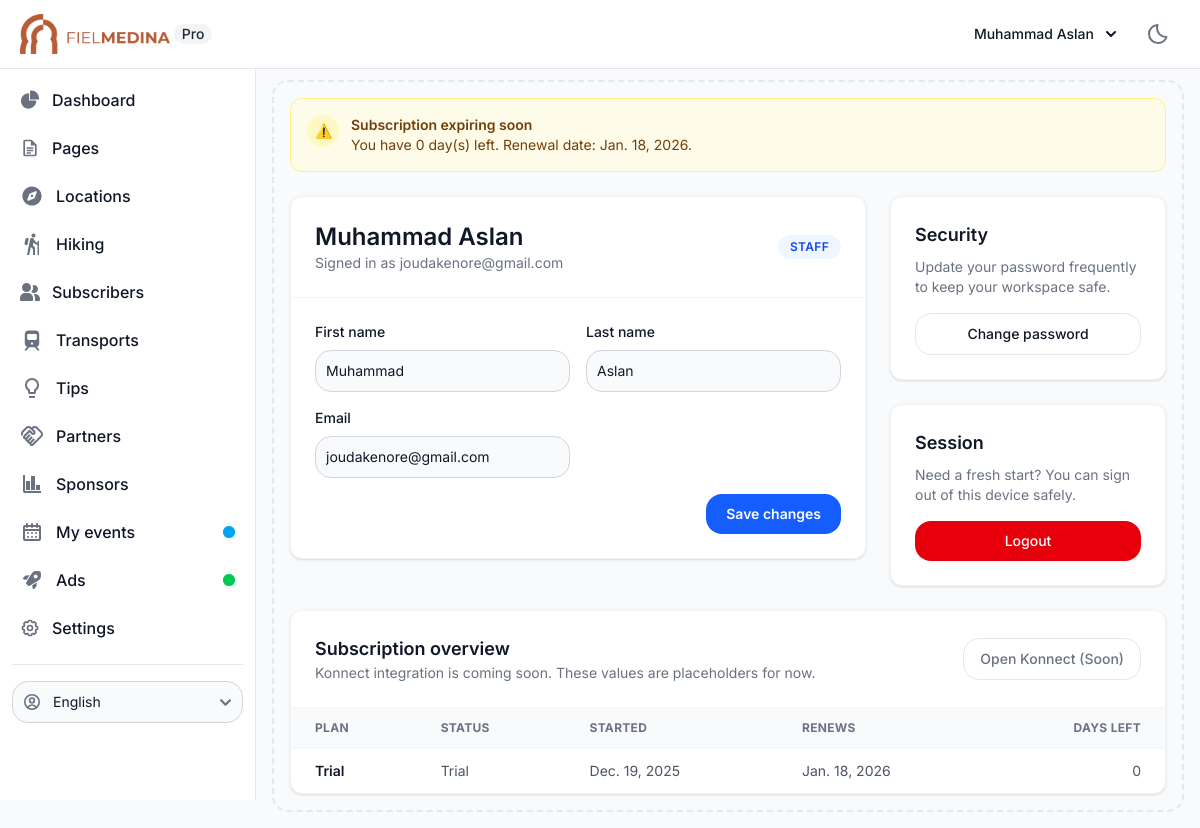
Screenshot of /auth/settings/ (signed in) with the database file from the repository.
### shared/models.py (models this page shows, shortened)
class UserProfile(models.Model):
    class UserType(models.TextChoices):
        STAFF = "staff", _("Staff")
        CLIENT_PARTNER = "client_partner", _("Client / Partners")
    user = models.OneToOneField(
        User,
        on_delete=models.CASCADE,
        related_name="profile",
    )
    user_type = models.CharField(
        max_length=32, choices=UserType.choices, default=UserType.CLIENT_PARTNER
    )
    subscription_plan = models.CharField(
        max_length=100,
        blank=True,
        default="Trial",
        help_text=_("Placeholder until Konnect subscription is attached."),
    )
    subscription_status = models.CharField(
        max_length=32,
        blank=True,
        default="trial",
    )
    subscription_started_at = models.DateField(null=True, blank=True)
    subscription_renews_at = models.DateField(null=True, blank=True)
    created_at = models.DateTimeField(auto_now_add=True)
    updated_at = models.DateTimeField(auto_now=True)
    class Meta:
        verbose_name = _("User profile")
        verbose_name_plural = _("User profiles")
    @property
    def subscription_days_left(self):
        if not self.subscription_renews_at:
            return None
        return (self.subscription_renews_at - timezone.now().date()).days
    @property
    def is_subscription_expiring(self) -> bool:
        days_left = self.subscription_days_left
        return days_left is not None and days_left <= 7
    @property
    def subscription_status_label(self) -> str:
        mapping = {
            "trial": _("Trial"),
            "active": _("Active"),
            "grace": _("Grace period"),
            "expired": _("Expired"),
        }
        key = (self.subscription_status or "").lower()
        return mapping.get(key, key.capitalize() or _("Pending"))

### shared/views.py (the view, shortened to what this page needs)
# urls.py: path("auth/settings/", SettingView.as_view(), name="settings"),
class SettingView(LoginRequiredMixin, TemplateView):
    template_name = "guard/auth/settings.html"
    def get(self, request, *args, **kwargs):
        return self.render_to_response(self.get_context_data())
    def get_context_data(self, **kwargs):
        context = super().get_context_data(**kwargs)
        profile = getattr(self.request.user, "profile", None)
        context["user_profile"] = profile
        context["profile_form"] = kwargs.get("form") or ProfileUpdateForm(
            instance=self.request.user
        )
        context["subscription_rows"] = self._build_subscription_rows(profile)
        context["subscription_alert"] = self._build_subscription_alert(profile)
        return context
    def _build_subscription_rows(self, profile):
        days_left = profile.subscription_days_left
        return [
            {
                "plan": profile.subscription_plan or _("Pending Konnect setup"),
                "status": profile.subscription_status_label,
                "started": profile.subscription_started_at,
                "renews": profile.subscription_renews_at,
                "days_left": days_left if days_left is not None else _("—"),
            }
        ]
    def _build_subscription_alert(self, profile):
        if not profile or not profile.is_subscription_expiring:
            return None
        return {
            "level": "warning",
            "days_left": profile.subscription_days_left,
            "renew_date": profile.subscription_renews_at,
        }

### shared/forms.py (shortened to what this page needs)
class ProfileUpdateForm(FlowbiteFormMixin, forms.ModelForm):
    class Meta:
        model = User
        fields = ["first_name", "last_name", "email"]
        labels = {
            "first_name": _("First name"),
            "last_name": _("Last name"),
            "email": _("Email"),
        }
        widgets = {
            "first_name": forms.TextInput(
                attrs={
                    "placeholder": _("Your first name"),
                    "autocomplete": "given-name",
                }
            ),
            "last_name": forms.TextInput(
                attrs={
                    "placeholder": _("Your last name"),
                    "autocomplete": "family-name",
                }
            ),
            "email": forms.EmailInput(
                attrs={
                    "placeholder": _("name@example.com"),
                    "autocomplete": "email",
                }
            ),
        }

### guard/templates/guard/auth/settings.html (shortened to what this page needs)
{% extends 'guard/base/index.html' %}
{% load static i18n %}
{% block body %}
<div class="space-y-6">
    {% if subscription_alert %}
        <div class="rounded-xl border border-yellow-200 bg-yellow-50 px-4 py-4 text-sm text-yellow-900 dark:border-yellow-600 dark:bg-yellow-900/40 dark:text-yellow-50">
            <div class="flex items-start gap-3">
                <span class="inline-flex h-8 w-8 items-center justify-center rounded-full bg-yellow-100 text-yellow-700 dark:bg-yellow-500/20 dark:text-yellow-200">
                    ⚠️
                </span>
                <div>
                    <p class="font-semibold">{% trans "Subscription expiring soon" %}</p>
                    <p>{% blocktrans with days=subscription_alert.days_left renew_date=subscription_alert.renew_date %}You have {{ days }} day(s) left. Renewal date: {{ renew_date }}.{% endblocktrans %}</p>
                </div>
            </div>
        </div>
    {% endif %}
    <div class="grid gap-6 lg:grid-cols-3">
        <div class="lg:col-span-2 space-y-6">
            <div class="bg-white dark:bg-gray-800 rounded-xl border border-gray-100 dark:border-gray-700 shadow-sm">
                <div class="p-6 border-b border-gray-100 dark:border-gray-700">
                    <div class="flex flex-col gap-4 md:flex-row md:items-center md:justify-between">
                        <div>
                            <h1 class="text-2xl font-semibold text-gray-900 dark:text-white">
                                {{ request.user.get_full_name|default:request.user.username }}
                            </h1>
                            <p class="text-sm text-gray-500 dark:text-gray-400">
                                {% trans "Signed in as" %} {{ request.user.email|default:request.user.username }}
                            </p>
                        </div>
                        <span class="inline-flex items-center rounded-full bg-blue-50 px-3 py-1 text-xs font-semibold uppercase tracking-wide text-blue-700 dark:bg-blue-900/30 dark:text-blue-200">
                            {% if user_profile %}
                                {{ user_profile.get_user_type_display }}
                            {% else %}
                                {% trans "Unknown role" %}
                            {% endif %}
                        </span>
                    </div>
                </div>
                <form method="post" class="p-6 space-y-4" novalidate>
                    <div class="grid gap-4 md:grid-cols-2">
                        {% for field in profile_form %}
                            <div {% if field.field.required %}class="required"{% endif %}>
                                <label for="{{ field.id_for_label }}" class="mb-2 block text-sm font-medium text-gray-900 dark:text-white">
                                    {{ field.label }}
                                </label>
                                {{ field }}
                            </div>
                        {% endfor %}
                    </div>
                    <div class="flex items-center justify-end gap-3">
                        <button type="submit" class="inline-flex items-center rounded-lg bg-blue-600 px-5 py-2.5 text-sm font-semibold text-white hover:bg-blue-700 focus:outline-none focus:ring-4 focus:ring-blue-200 dark:focus:ring-blue-800">
                            {% trans "Save changes" %}
                        </button>
                    </div>
                </form>
            </div>
        </div>
        <div class="space-y-6">
            <div class="bg-white dark:bg-gray-800 rounded-xl border border-gray-100 dark:border-gray-700 shadow-sm p-6">
                <h3 class="text-lg font-semibold text-gray-900 dark:text-white">{% trans "Security" %}</h3>
                <p class="text-sm text-gray-500 dark:text-gray-400 mt-2">
                    {% trans "Update your password frequently to keep your workspace safe." %}
                </p>
                <a href="{% url 'shared:password_change' %}" class="mt-4 inline-flex w-full items-center justify-center rounded-lg border border-gray-200 px-4 py-2.5 text-sm font-medium text-gray-900 hover:bg-gray-50 focus:outline-none focus:ring-4 focus:ring-gray-200 dark:border-gray-600 dark:text-white dark:hover:bg-gray-700 dark:focus:ring-gray-800">
                    {% trans "Change password" %}
                </a>
            </div>
            <div class="bg-white dark:bg-gray-800 rounded-xl border border-gray-100 dark:border-gray-700 shadow-sm p-6">
                <h3 class="text-lg font-semibold text-gray-900 dark:text-white">{% trans "Session" %}</h3>
                <p class="text-sm text-gray-500 dark:text-gray-400 mt-2">
                    {% trans "Need a fresh start? You can sign out of this device safely." %}
                </p>
                <form action="{% url 'shared:logout' %}" method="post" class="mt-4">
                    <button type="submit" class="inline-flex w-full items-center justify-center rounded-lg bg-red-600 px-4 py-2.5 text-sm font-medium text-white hover:bg-red-700 focus:outline-none focus:ring-4 focus:ring-red-200 dark:focus:ring-red-800">
                        {% trans "Logout" %}
                    </button>
                </form>
            </div>
        </div>
    </div>
    <div class="bg-white dark:bg-gray-800 rounded-xl border border-gray-100 dark:border-gray-700 shadow-sm">
        <div class="flex flex-wrap items-center justify-between gap-4 border-b border-gray-100 p-6 dark:border-gray-700">
            <div>
                <h3 class="text-lg font-semibold text-gray-900 dark:text-white">{% trans "Subscription overview" %}</h3>
                <p class="text-sm text-gray-500 dark:text-gray-400">
                    {% trans "Konnect integration is coming soon. These values are placeholders for now." %}
                </p>
            </div>
            <button type="button" disabled class="inline-flex items-center rounded-lg border border-gray-200 px-4 py-2.5 text-sm font-medium text-gray-500 cursor-not-allowed dark:border-gray-700 dark:text-gray-400">
                {% trans "Open Konnect (Soon)" %}
            </button>
        </div>
        <div class="overflow-x-auto">
            <table class="w-full text-left text-sm text-gray-600 dark:text-gray-300">
                <thead class="bg-gray-50 text-xs uppercase tracking-wide text-gray-500 dark:bg-gray-900 dark:text-gray-400">
                    <tr>
                        <th class="px-6 py-3">{% trans "Plan" %}</th>
                        <th class="px-6 py-3">{% trans "Status" %}</th>
                        <th class="px-6 py-3">{% trans "Started" %}</th>
                        <th class="px-6 py-3">{% trans "Renews" %}</th>
                        <th class="px-6 py-3 text-right">{% trans "Days left" %}</th>
                    </tr>
                </thead>
                <tbody>
                    {% if subscription_rows %}
                        {% for row in subscription_rows %}
                            <tr class="border-t border-gray-100 text-sm dark:border-gray-700">
                                <td class="px-6 py-3 font-semibold text-gray-900 dark:text-white">{{ row.plan }}</td>
                                <td class="px-6 py-3">{{ row.status }}</td>
                                <td class="px-6 py-3">
                                    {% if row.started %}{{ row.started }}{% else %}&mdash;{% endif %}
                                </td>
                                <td class="px-6 py-3">
                                    {% if row.renews %}{{ row.renews }}{% else %}&mdash;{% endif %}
                                </td>
                                <td class="px-6 py-3 text-right">
                                    {{ row.days_left }}
                                </td>
                            </tr>
                        {% endfor %}
                    {% else %}
                        <tr class="border-t border-gray-100 dark:border-gray-700">
                            <td colspan="5" class="px-6 py-6 text-center text-sm text-gray-500 dark:text-gray-400">
                                {% trans "No subscription data yet. Konnect billing will appear here once connected." %}
                            </td>
                        </tr>
                    {% endif %}
                </tbody>
            </table>
        </div>
    </div>
</div>
{% endblock body %}

### guard/templates/guard/base/topBar.html (shortened to what this page needs)
{% load static i18n %}
<nav class="fixed top-0 z-50 w-full bg-white border-b border-gray-200 dark:bg-gray-800 dark:border-gray-700">
  <div class="px-3 py-3 lg:px-5 lg:pl-3">
    <div class="flex items-center justify-between">
      <div class="flex items-center justify-start rtl:justify-end">
        <a href="{% url 'guard:dashboard' %}" class="flex ms-2 md:me-24">
          <img src="{% static 'logo.png' %}" class="h-10 -me-2" alt="FielMedina Logo" />
          <span
            class="self-center px-2 ms-3 text-sm font-medium text-gray-800 bg-gray-100 rounded-full dark:bg-gray-700 dark:text-gray-300">Pro</span>
        </a>
      </div>
      <div class="flex items-center">
        <div class="flex items-center ms-3">
          <div>
            <button type="button"
              class="flex items-center text-sm pe-1 font-medium text-gray-900 rounded-full hover:text-blue-900 dark:hover:text-blue-500 md:me-0 focus:ring-4 focus:ring-gray-100 dark:focus:ring-gray-700 dark:text-white"
              aria-expanded="false" data-dropdown-toggle="dropdown-user">
              <svg width="32" height="32" data-jdenticon-value="{{ user.get_full_name }}" class="w-8 h-8 md:me-2 rounded-full"></svg>
              <div class="hidden md:block">{{ user.get_full_name }}</div>
              <svg class="w-2.5 h-2.5 ms-3" aria-hidden="true" xmlns="http://www.w3.org/2000/svg" fill="none" viewBox="0 0 10 6">
              <path stroke="currentColor" stroke-linecap="round" stroke-linejoin="round" stroke-width="2" d="m1 1 4 4 4-4"/>
              </svg>
            </button>
          </div>
          <button id="theme-toggle" type="button" class="ml-4 text-gray-500 dark:text-gray-400 hover:bg-gray-100 dark:hover:bg-gray-700 focus:outline-none focus:ring-4 focus:ring-gray-200 dark:focus:ring-gray-700 rounded-lg text-sm p-2.5">
          </button>
        </div>
      </div>
    </div>
  </div>
</nav>

### rows the page displays
UserProfile: user_type "STAFF", plan "Trial", status "Trial", started "Dec. 19, 2025", renews "Jan. 18, 2026", days_left "0"

### other values shown
{{ user.get_full_name }} "Muhammad Aslan"
{{ request.user.get_full_name|default:request.user.username }} "Muhammad Aslan"
{{ request.user.email|default:request.user.username }} "joudakenore@gmail.com"
{{ field.label }} "First name" "Last name" "Email"
form field language "English"
